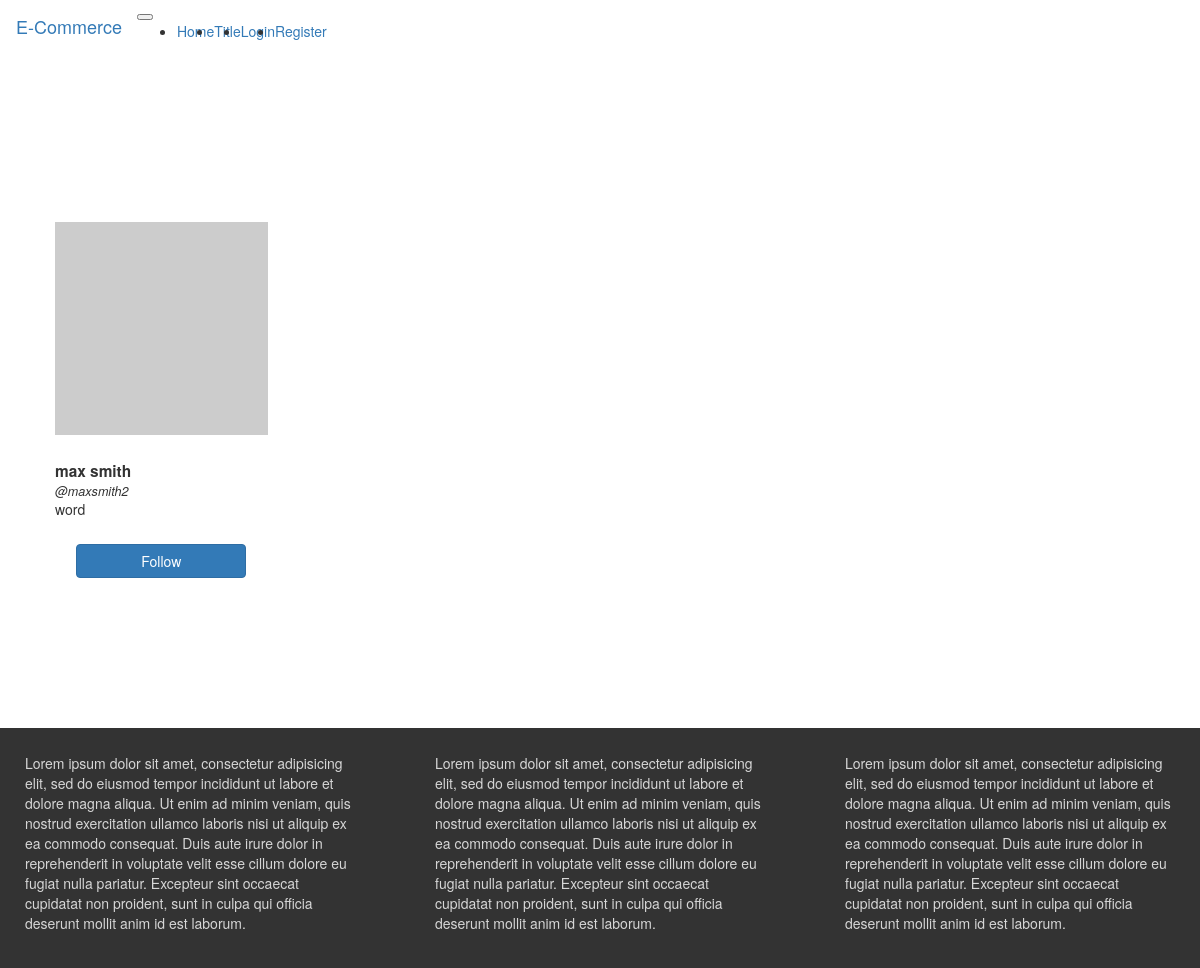
Page /posts/maxsmith2 on the earlier database version.
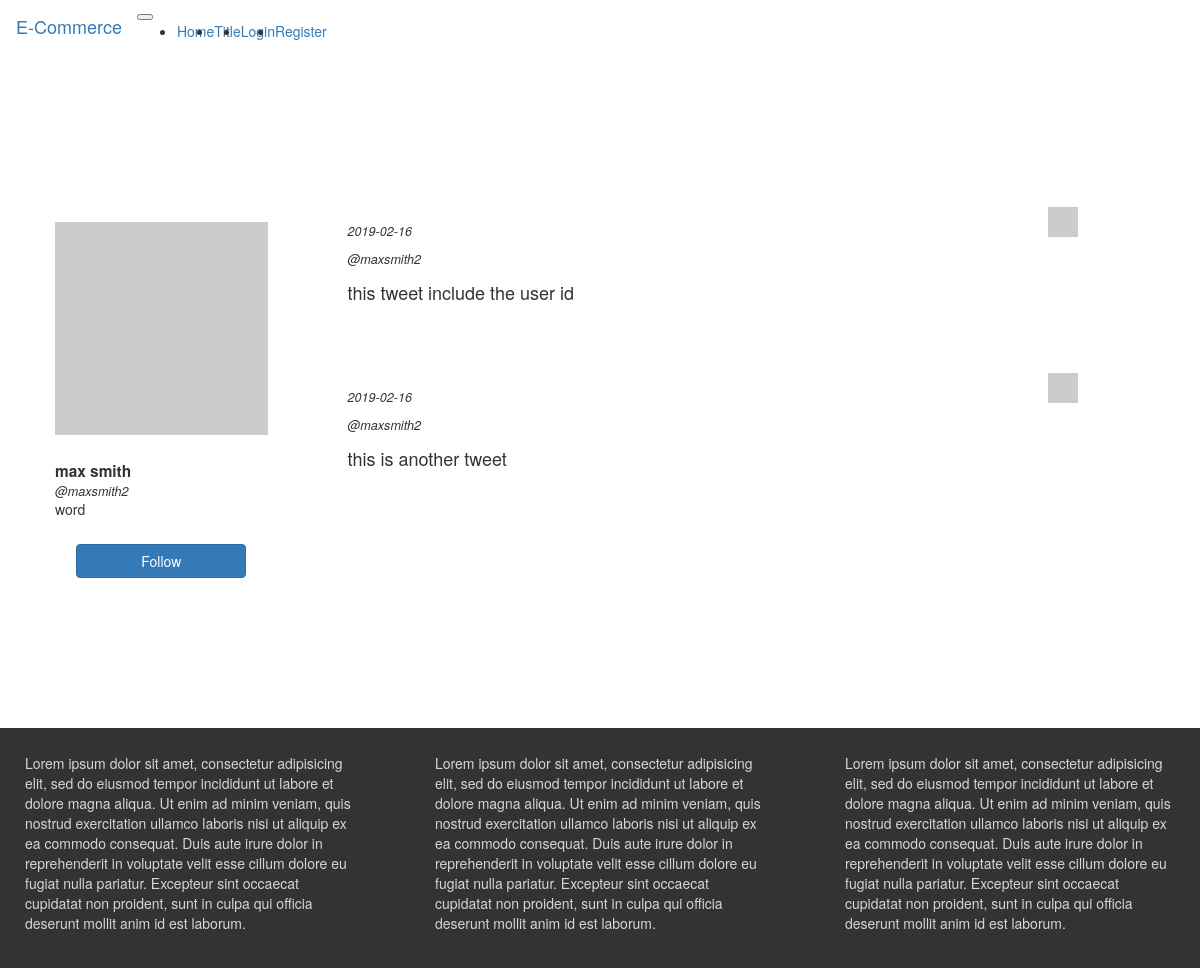
Same page on the later database version.
### app/models.py (models this page shows, shortened)
class User(db.Model, UserMixin):
    id = db.Column(db.Integer, primary_key=True)
    first_name = db.Column(db.String(50))
    last_name = db.Column(db.String(50))
    age = db.Column(db.Integer)
    bio = db.Column(db.String(150))
    url = db.Column(db.String(150))
    username = db.Column(db.String(30), unique=True, index=True)
    email = db.Column(db.String(120), unique=True)
    password_hash = db.Column(db.String(256))
    posts = db.relationship('Post', backref=db.backref('user', lazy='joined'))

class Post(db.Model):
    post_id = db.Column(db.Integer, primary_key=True)
    user_id = db.Column(db.Integer, db.ForeignKey('user.id'))
    tweet = db.Column(db.String(140))
    date_posted = db.Column(db.DateTime, default=datetime.now().date())

### app/routes.py (the view)
@login_required #decorator
@app.route('/posts/<username>', methods=['GET', 'POST'])
def posts(username):
    form = PostForm()
    person = User.query.filter_by(username=username).first()
    if form.validate_on_submit():
        tweet = form.tweet.data
        post = Post(tweet=tweet, user_id=current_user.id)
        db.session.add(post)
        db.session.commit()
        return redirect(url_for('posts', username=username))
    return render_template('posts.html', person=person, title='Posts', form=form, username=username) #tweets=tweets,

### app/templates/posts.html (shortened to what this page needs)
{% extends 'base.html' %}
{% import 'bootstrap/wtf.html' as wtf %}
{% block app_content %}
  <div class="container top-margin-lg">
    <div class="row">
      <div class="col-md-3">
        <div class="card">
          <div class="card-img-top">
            <img src="{{ person.url }}" alt="Profile Image" class="product-img">
          </div>
          <div class="card-title">{{ person.first_name }} {{ person.last_name }}</div>
          <div class="card-subtitle">@{{ person.username }}</div>
          <div class="card-text">
            <p>{{ person.bio }}</p>
          </div>
          <button class="btn btn-primary">Follow</button>
        </div>
      </div>
      <div class="col-md-8 offset-md-1">
        {% for post in person.posts %}
          <div class="row top-margin-sm">
            <div class="col-md-12">
              <div class="card">
                <img src="http://placehold.it/30x30" alt="Profile Image" class="prof_pic">
                <p class="card-subtitle">{{ post.date_posted.date() }}</p>
                <p class="card-subtitle">@{{ person.username }}</p>
                <h4>{{ post.tweet }}</h4>
              </div>
            </div>
          </div>
        {% endfor %}
      </div>
    </div>
  </div>
{% endblock %}

### app/templates/base.html (shortened to what this page needs)
{% extends 'bootstrap/base.html' %}
{% block styles %}
  {{ super() }}
  <link rel="stylesheet" href="../static/css/main.css">
{% endblock %}
{% block navbar %}
<div class="row">
  <div class="col-md-12">
    <nav class="navbar navbar-expand-lg navbar-dark bg-dark">
      <a class="navbar-brand" href="{{ url_for('index') }}">E-Commerce</a>
      <button class="navbar-toggler" type="button" data-toggle="collapse" data-target="#navbarSupportedContent" aria-controls="navbarSupportedContent" aria-expanded="false" aria-label="Toggle navigation">
      </button>
      <div class="collapse navbar-collapse" id="navbarSupportedContent">
        <ul class="navbar-nav mr-auto">
          {% if title == 'Home' %}
            <li class="nav-item active">
          {% else %}
            <li class="nav-item">
          {% endif %}
            <a class="nav-link" href="{{ url_for('index') }}">Home <span class="sr-only">(current)</span></a>
          </li>
          {% if title == 'Title' %}
            <li class="nav-item active">
          {% else %}
            <li class="nav-item">
          {% endif %}
            <a class="nav-link" href="{{ url_for('title') }}">Title</a>
          </li>
          {% if current_user.is_authenticated %}
            <li class="nav-item">
              <a class="nav-link" href="{{ url_for('logout') }}">Logout</a>
            </li>
          {% else %}
            {% if title == 'Login' %}
              <li class="nav-item active">
            {% else %}
              <li class="nav-item">
            {% endif %}
              <a class="nav-link" href="{{ url_for('login') }}">Login</a>
            </li>
            {% if title == 'Register' %}
              <li class="nav-item active">
            {% else %}
              <li class="nav-item">
            {% endif %}
              <a class="nav-link" href="{{ url_for('register') }}">Register</a>
            </li>
          {% endif %}
        </ul>
      </div>
    </nav>
  </div>
</div>
{% endblock %}
{% block content %}
  {% block app_content %}{% endblock %}
  <footer>
    <div class="row top-margin-lg">
      <div class="col-md-4">
        <p>Lorem ipsum dolor sit amet, consectetur adipisicing elit, sed do eiusmod tempor incididunt ut labore et dolore magna aliqua. Ut enim ad minim veniam, quis nostrud exercitation ullamco laboris nisi ut aliquip ex ea commodo consequat. Duis aute irure dolor in reprehenderit in voluptate velit esse cillum dolore eu fugiat nulla pariatur. Excepteur sint occaecat cupidatat non proident, sunt in culpa qui officia deserunt mollit anim id est laborum.</p>
      </div>
      <div class="col-md-4">
        <p>Lorem ipsum dolor sit amet, consectetur adipisicing elit, sed do eiusmod tempor incididunt ut labore et dolore magna aliqua. Ut enim ad minim veniam, quis nostrud exercitation ullamco laboris nisi ut aliquip ex ea commodo consequat. Duis aute irure dolor in reprehenderit in voluptate velit esse cillum dolore eu fugiat nulla pariatur. Excepteur sint occaecat cupidatat non proident, sunt in culpa qui officia deserunt mollit anim id est laborum.</p>
      </div>
      <div class="col-md-4">
        <p>Lorem ipsum dolor sit amet, consectetur adipisicing elit, sed do eiusmod tempor incididunt ut labore et dolore magna aliqua. Ut enim ad minim veniam, quis nostrud exercitation ullamco laboris nisi ut aliquip ex ea commodo consequat. Duis aute irure dolor in reprehenderit in voluptate velit esse cillum dolore eu fugiat nulla pariatur. Excepteur sint occaecat cupidatat non proident, sunt in culpa qui officia deserunt mollit anim id est laborum.</p>
      </div>
    </div>
  </footer>
{% endblock %}

### app/static/css/main.css (style rules this page uses)
body { overflow-x: hidden; }
.top-margin-lg { margin-top: 100px; }
.top-margin-sm { margin-top: 25px; }
.card { padding: 25px; }
.product-img { display: block; margin: 25px auto; width: 100% }
.card-title { font-weight: bold; font-size: 110%; }
.card-subtitle { font-style: italic; font-size: 90%; }
.card > button { display: block; margin: 25px auto; width: 80%; }
.prof_pic { width: 30px; height: 30px; margin-bottom: 10px; float: right; position: absolute; top: 10px; right: 10px; }
.card>h4 { margin-top: 15px; }
footer { background-color: rgba(0, 0, 0, 0.8); }
footer p { padding: 25px; color: rgba(255, 255, 255, 0.8); }

Differences in the rows shown:
added Post: date_posted "2019-02-16", {{ person.username }} "maxsmith2", tweet "this tweet include the user id"
added Post: date_posted "2019-02-16", {{ person.username }} "maxsmith2", tweet "this is another tweet"
